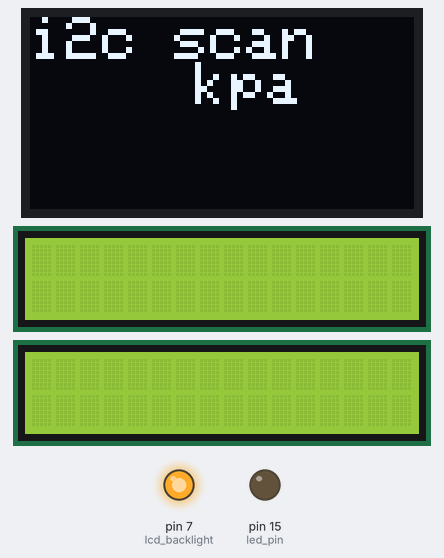
Bench run of a sketch on a simulated Arduino Uno, built with avr-gcc and run on an emulated ATmega328P. On the bench: 128×64 one-colour display, 2 × 16×2 character LCD, output pins drawn as LEDs (lit = HIGH). What the sketch prints to the serial monitor is not drawn.

Above: at 0.2 s.
At 1.4 s:
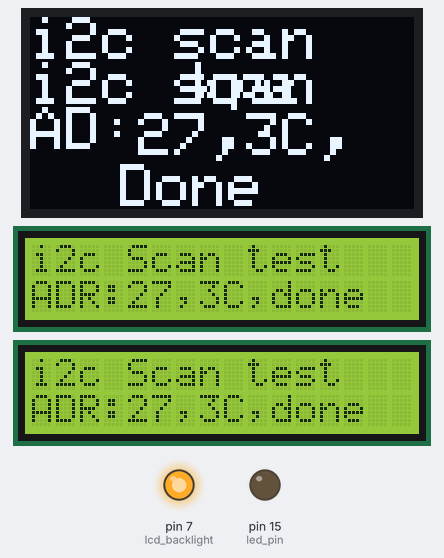
At 17.42 s:
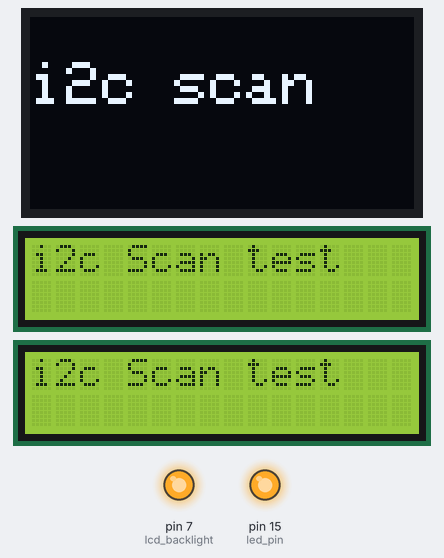
At 36.9 s:
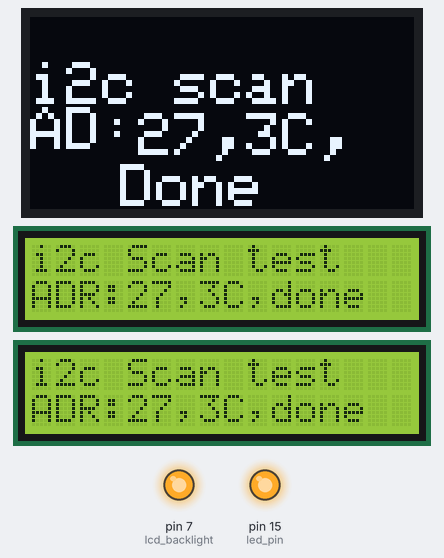
Timing chart, 0 to 40.0 s (numbered marks = the images above):
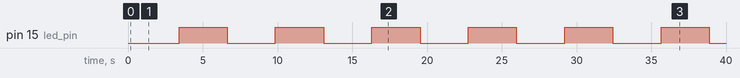

Measured:
- by itself, pin 15 (led_pin): alternates HIGH for 3.2 s and LOW for 3.2 s
- what the display in image 1 shows lasts 2.0 s, from 1.4 s to 3.4 s

The sketch:

i2c_scanner_R909PANEL-OLED_4732.ino
```cpp
// i2c_scanner informing on serial, parallel LCD,
// PCF8574 i2c LCD, & OLED   can work @3.3V with OLED
// Si4732 testing
//
// For OLED adafruits LIB; @20240522 OK 3.3V operation!
//
// For R909OLED PCB with lcd(8,9,10,11,12.13); @20231029
// LCD&i2c connection OK  serial OK
//
// Expecting address Si5351a:0x60, Si4732:0x63(0x11), i2c LCD:0x27
//   OLED:0x3C
//
// Version 5, March 28, 2013
// Cover over 7-bit(127d), not handle extention address
//

#include <Wire.h>

// PCF8574 i2c lcd instance
//  Thanks for giving information about i2c LCD adapter
//  https://github.com/marcoschwartz/LiquidCrystal_I2C
 #include <LiquidCrystal_I2C.h>
 LiquidCrystal_I2C lcdi2c(0x27,16,2);

// Parallel LCD for Adru5351 PCB
// instanciate the library and pass pins for (RS, Enable, D4, D5, D6, D7)
 #include <LiquidCrystal.h>              // Sure 8x2 LCD works with this lib
 LiquidCrystal    lcd(8,9,10,11,12,13);

//////// OLED SSD1306 ////
// Thanks Adafruit for providing the library of OLED SSD1306
//Adafruit  GFX https://github.com/adafruit/Adafruit-GFX-Library
//Adafruit SSD1306 https://github.com/adafruit/Adafruit_SSD1306
#include <Adafruit_GFX.h>
#include <Adafruit_SSD1306.h>
Adafruit_SSD1306 display = Adafruit_SSD1306(128, 64, &Wire);

#define led_pin 15
#define lcd_backlight 7

  byte error, address;
  int nDevices;
  boolean led_status;
  char charbuf[6];

void setup()
{
  Wire.begin();
  Serial.begin(9600);
  Serial.println("\ni2c Scanner");

  display.begin(SSD1306_SWITCHCAPVCC, 0x3C);
  display.clearDisplay();
  display.setTextColor(WHITE);

  pinMode(led_pin, OUTPUT);
  pinMode(lcd_backlight, OUTPUT);
  digitalWrite( lcd_backlight, 1);

// PCF8574 i2c lcd
// Iniatilize i2c LCD
  lcdi2c.init();
  lcdi2c.backlight();

// 4 bits parallel LCD
  lcd.begin(16,2);                    // set lib for display size (2x16)
  lcd.clear();                       // clear the screen

// OLED banner
  display.setTextSize(2);
  display.setCursor(0, 0);
  display.print("i2c scan");
  display.setCursor(55, 15);
  display.print("kpa");
  display.display();

}

void loop()
{
  Serial.println("i2c Scanning start");
  digitalWrite(led_pin, led_status);
  led_status = !led_status;
  delay(1000);

  lcdi2c.setCursor( 0, 0) ;            // Set position
  lcdi2c.print( "i2c Scan test" ) ;    // Let to display

  lcd.setCursor(0,0);
  lcd.print("i2c Scan test   ") ;

  display.setCursor(0, 15);
  display.print("i2c scan");
  display.display();

  lcdi2c.setCursor( 0, 1) ;            // Set column position
  lcdi2c.print( "ADR:" ) ;             // Let to display

  lcd.setCursor(0,1);
  lcd.print("ADR:") ;

  display.setCursor(0, 30);
  display.print("AD:");
  display.display();

  nDevices = 0;
  int cnt = 0;
  for(address = 1; address < 127; address++ )
  {
    // Check WIRE function return back result
    // The value of Write.endTransmisstion
    // Is there ACK response (yes:0） or no
    Wire.beginTransmission(address);
    error = Wire.endTransmission();

    if (error == 0)         // Got response
    {
      Serial.print("i2c device found at address 0x");
      if (address<16) Serial.print("0");
      Serial.print(address,HEX);
      Serial.println("  !");

      sprintf(charbuf, "%02X", address );

      lcdi2c.print(charbuf) ;
      lcdi2c.print(",") ;

      lcd.print(charbuf) ;
      lcd.print(",") ;

      cnt++;
      display.setCursor(cnt*36, 32);
      display.print(charbuf);
      display.print(",");
      display.display();

      nDevices++;
    }
    else if (error==4)
    {
      Serial.print("Unknown error at address 0x");
      if (address<16) Serial.print("0");
      Serial.println(address,HEX);
    }
  }

  if (nDevices == 0)
  {
    Serial.println("No i2c devices found\n");
    lcdi2c.print("No devices found") ;
    lcd.print("No devices found") ;
    display.setCursor(0, 49);
    display.print("No devices");
    display.display();
  }
  else{
    Serial.println("done\n");
    lcdi2c.print("done           ") ;
    lcd.print("done           ") ;
    display.setCursor(cnt*15, 49);
    display.print("Done");
    display.display();
  }

  delay(2000);                  // Wait 2 sec
  lcd.clear();                  // clear the screen
  lcdi2c.clear();               // clear the screen
  display.clearDisplay();
  display.display();
}
```
